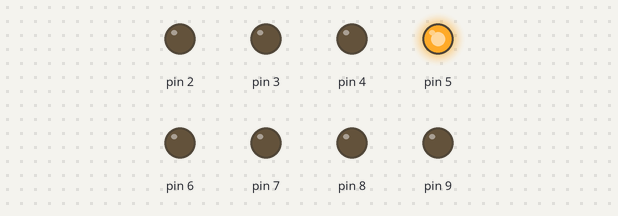
The sketch below on a simulated Arduino Uno, built with avr-gcc and run on an emulated ATmega328P. On the bench: output pins drawn as LEDs (lit = HIGH).

Above: at 0.2 s.
At 2.4 s:
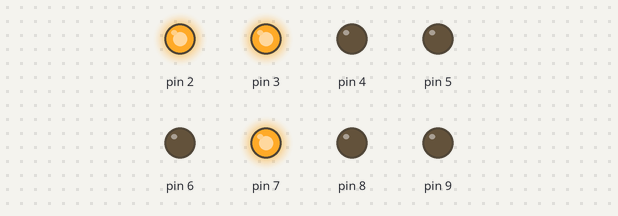
At 4.0 s:
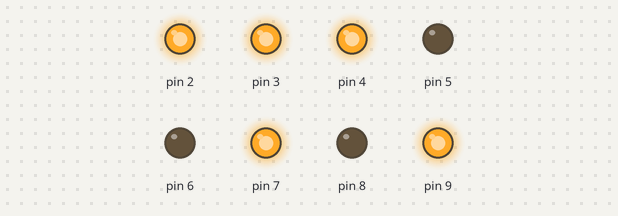
At 4.8 s:
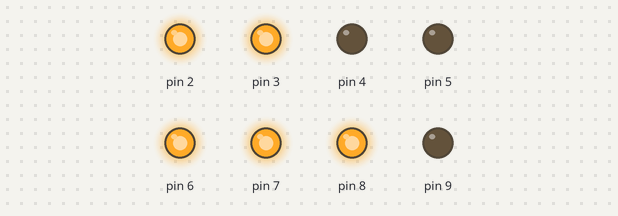
At 7.0 s:
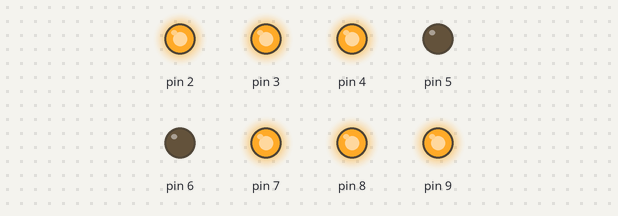
At 10.1 s:
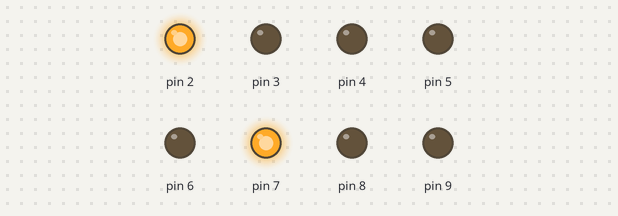
Timing chart, 0 to 12.1 s (numbered marks = the images above):
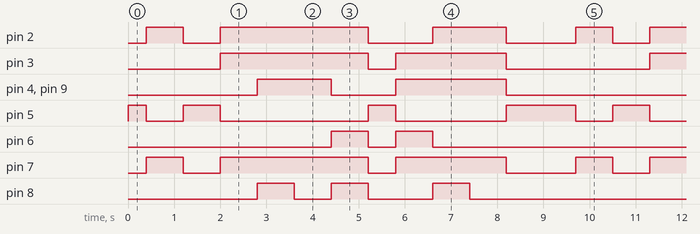

Measured:
- by itself, pin 2: repeats every 9.3 s: LOW 0.80 s, HIGH 3.2 s, LOW 1.4 s, HIGH 1.6 s, LOW 1.5 s, HIGH 0.80 s
- by itself, pin 3: repeats every 9.3 s: LOW 0.60 s, HIGH 2.4 s, LOW 3.1 s, HIGH 3.2 s
- by itself, pin 4, pin 9: repeats every 9.3 s: LOW 1.4 s, HIGH 2.4 s, LOW 3.9 s, HIGH 1.6 s
- by itself, pin 5: repeats every 9.3 s: LOW 0.80 s, HIGH 0.80 s, LOW 3.2 s, HIGH 0.60 s, LOW 2.4 s, HIGH 1.5 s
- by itself, pin 6: repeats every 9.3 s: LOW 0.60 s, HIGH 0.80 s, LOW 7.1 s, HIGH 0.80 s
- by itself, pin 7: repeats every 9.3 s: LOW 0.80 s, HIGH 3.2 s, LOW 0.60 s, HIGH 2.4 s, LOW 1.5 s, HIGH 0.80 s
- by itself, pin 8: repeats every 9.3 s: LOW 0.80 s, HIGH 0.80 s, LOW 1.4 s, HIGH 0.80 s, LOW 4.7 s, HIGH 0.80 s

The sketch:

ILOVEYOU.ino
```cpp
void setup() {
  pinMode(2,OUTPUT);
  pinMode(3,OUTPUT);
  pinMode(4,OUTPUT);
  pinMode(5,OUTPUT);
  pinMode(6,OUTPUT);
  pinMode(7,OUTPUT);
  pinMode(8,OUTPUT);
  pinMode(9,OUTPUT);

}

void loop() {
   // SPACE
  digitalWrite(2,LOW);
  digitalWrite(3,LOW);
  digitalWrite(4,LOW);
  digitalWrite(5,HIGH);
  digitalWrite(6,LOW);
  digitalWrite(7,LOW);
  digitalWrite(8,LOW);
  digitalWrite(9,LOW);
  delay(400);
  //I
  digitalWrite(2,HIGH);
  digitalWrite(3,LOW);
  digitalWrite(4,LOW);
  digitalWrite(5,LOW);
  digitalWrite(6,LOW);
  digitalWrite(7,HIGH);
  digitalWrite(8,LOW);
  digitalWrite(9,LOW);
  delay(800);

    // SPACE
  digitalWrite(2,LOW);
  digitalWrite(3,LOW);
  digitalWrite(4,LOW);
  digitalWrite(5,HIGH);
  digitalWrite(6,LOW);
  digitalWrite(7,LOW);
  digitalWrite(8,LOW);
  digitalWrite(9,LOW);
  delay(800);


   //L
  digitalWrite(2,HIGH);
  digitalWrite(3,HIGH);
  digitalWrite(4,LOW);
  digitalWrite(5,LOW);
  digitalWrite(6,LOW);
  digitalWrite(7,HIGH);
  digitalWrite(8,LOW);
  digitalWrite(9,LOW);
  delay(800);
  //O
  digitalWrite(2,HIGH);
  digitalWrite(3,HIGH);
  digitalWrite(4,HIGH);
  digitalWrite(5,LOW);
  digitalWrite(6,LOW);
  digitalWrite(7,HIGH);
  digitalWrite(8,HIGH);
  digitalWrite(9,HIGH);
  delay(800);

  //V
  digitalWrite(2,HIGH);
  digitalWrite(3,HIGH);
  digitalWrite(4,HIGH);
  digitalWrite(5,LOW);
  digitalWrite(6,LOW);
  digitalWrite(7,HIGH);
  digitalWrite(8,LOW);
  digitalWrite(9,HIGH);
  delay(800);
  //E

  digitalWrite(2,HIGH);
  digitalWrite(3,HIGH);
  digitalWrite(4,LOW);
  digitalWrite(5,LOW);
  digitalWrite(6,HIGH);
  digitalWrite(7,HIGH);
  digitalWrite(8,HIGH);
  digitalWrite(9,LOW);
  delay(800);
    // SPACE
  digitalWrite(2,LOW);
  digitalWrite(3,LOW);
  digitalWrite(4,LOW);
  digitalWrite(5,HIGH);
  digitalWrite(6,LOW);
  digitalWrite(7,LOW);
  digitalWrite(8,LOW);
  digitalWrite(9,LOW);
  delay(600);


  //y
  digitalWrite(2,LOW);
  digitalWrite(3,HIGH);
  digitalWrite(4,HIGH);
  digitalWrite(5,LOW);
  digitalWrite(6,HIGH);
  digitalWrite(7,HIGH);
  digitalWrite(8,LOW);
  digitalWrite(9,HIGH);
  delay(800);
  //O
  digitalWrite(2,HIGH);
  digitalWrite(3,HIGH);
  digitalWrite(4,HIGH);
  digitalWrite(5,LOW);
  digitalWrite(6,LOW);
  digitalWrite(7,HIGH);
  digitalWrite(8,HIGH);
  digitalWrite(9,HIGH);
  delay(800);
  //U
  digitalWrite(2,HIGH);
  digitalWrite(3,HIGH);
  digitalWrite(4,HIGH);
  digitalWrite(5,LOW);
  digitalWrite(6,LOW);
  digitalWrite(7,HIGH);
  digitalWrite(8,LOW);
  digitalWrite(9,HIGH);
  delay(800);
   // SPACE
  digitalWrite(2,LOW);
  digitalWrite(3,LOW);
  digitalWrite(4,LOW);
  digitalWrite(5,HIGH);
  digitalWrite(6,LOW);
  digitalWrite(7,LOW);
  digitalWrite(8,LOW);
  digitalWrite(9,LOW);
  delay(600);


  delay(500);

}
```
